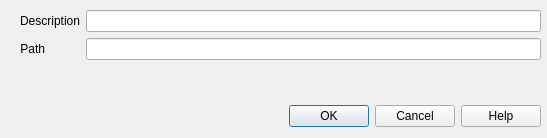
<?xml version="1.0" encoding="UTF-8"?>
<ui version="4.0">
 <class>CDlgConnSettingsLocal</class>
 <widget class="QDialog" name="CDlgConnSettingsLocal">
  <property name="geometry">
   <rect>
    <x>0</x>
    <y>0</y>
    <width>547</width>
    <height>138</height>
   </rect>
  </property>
  <property name="baseSize">
   <size>
    <width>0</width>
    <height>0</height>
   </size>
  </property>
  <property name="windowTitle">
   <string>Local connection</string>
  </property>
  <widget class="QDialogButtonBox" name="buttonBox">
   <property name="geometry">
    <rect>
     <x>10</x>
     <y>100</y>
     <width>531</width>
     <height>32</height>
    </rect>
   </property>
   <property name="orientation">
    <enum>Qt::Horizontal</enum>
   </property>
   <property name="standardButtons">
    <set>QDialogButtonBox::Cancel|QDialogButtonBox::Help|QDialogButtonBox::Ok</set>
   </property>
   <property name="centerButtons">
    <bool>false</bool>
   </property>
  </widget>
  <widget class="QWidget" name="formLayoutWidget">
   <property name="geometry">
    <rect>
     <x>20</x>
     <y>10</y>
     <width>521</width>
     <height>71</height>
    </rect>
   </property>
   <layout class="QFormLayout" name="formLayout">
    <item row="0" column="0">
     <widget class="QLabel" name="label">
      <property name="text">
       <string>Description</string>
      </property>
      <property name="alignment">
       <set>Qt::AlignRight|Qt::AlignTrailing|Qt::AlignVCenter</set>
      </property>
     </widget>
    </item>
    <item row="0" column="1">
     <widget class="QLineEdit" name="m_description">
      <property name="focusPolicy">
       <enum>Qt::WheelFocus</enum>
      </property>
      <property name="toolTip">
       <string>Description for  connection used in connection table</string>
      </property>
      <property name="text">
       <string/>
      </property>
     </widget>
    </item>
    <item row="1" column="0">
     <widget class="QLabel" name="label_2">
      <property name="text">
       <string>Path</string>
      </property>
      <property name="alignment">
       <set>Qt::AlignRight|Qt::AlignTrailing|Qt::AlignVCenter</set>
      </property>
     </widget>
    </item>
    <item row="1" column="1">
     <widget class="QLineEdit" name="m_path">
      <property name="toolTip">
       <string>Path to file containg VSCP events</string>
      </property>
      <property name="text">
       <string/>
      </property>
     </widget>
    </item>
   </layout>
  </widget>
 </widget>
 <tabstops>
  <tabstop>m_description</tabstop>
  <tabstop>m_path</tabstop>
 </tabstops>
 <resources/>
 <connections>
  <connection>
   <sender>buttonBox</sender>
   <signal>accepted()</signal>
   <receiver>CDlgConnSettingsLocal</receiver>
   <slot>accept()</slot>
   <hints>
    <hint type="sourcelabel">
     <x>248</x>
     <y>254</y>
    </hint>
    <hint type="destinationlabel">
     <x>157</x>
     <y>274</y>
    </hint>
   </hints>
  </connection>
  <connection>
   <sender>buttonBox</sender>
   <signal>rejected()</signal>
   <receiver>CDlgConnSettingsLocal</receiver>
   <slot>reject()</slot>
   <hints>
    <hint type="sourcelabel">
     <x>316</x>
     <y>260</y>
    </hint>
    <hint type="destinationlabel">
     <x>286</x>
     <y>274</y>
    </hint>
   </hints>
  </connection>
 </connections>
</ui>
